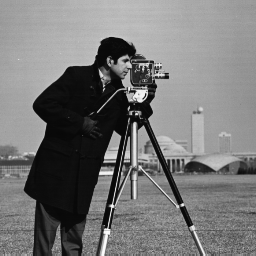
%> input picture Image Enhancement/cameraman.png, 256 x 256 px
$ octave LogarithmicTransformation.m   (GNU Octave 9; MATLAB toolbox functions it lacks are replaced by stand-ins)
%> lines starting %> are read from the running program, lines starting %| are printed output that depends on the picture
I=imread('cameraman.png');
%> I is the input picture: size 256x256 uint8; min 7, max 253, mean 118.7
figure;
imshow(I);
I=im2double(I);
%> I: size 256x256 double
[row,col]=size(I);
%> row = 256; col = 256
X=zeros(row,col);
c=2;
for i=1:row
    for j=1:col
        X(i,j)=c*log(1+I(i,j));
    end
end
% c=2
% X=log(1+I).*c;
figure;
imshow(X);
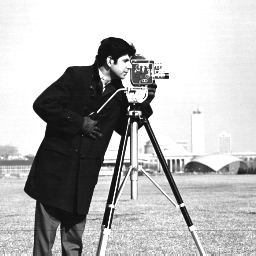
%> displayed picture: size 256x256, on the screen's scale of 0 to 255; min 14, max 255, mean 183.1
figure;
plot(I,X,'.r');
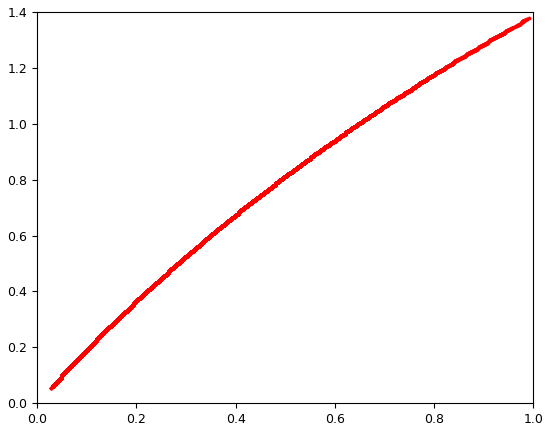
%> figure redrawn from the program's plot data
%%%%%%%%%%%%%%%%%%%%%Inverse LOG
c=2;
for i=1:row
    for j=1:col
        power= (I(i,j)/c);
        X(i,j)=exp(power)-1;
    end
end
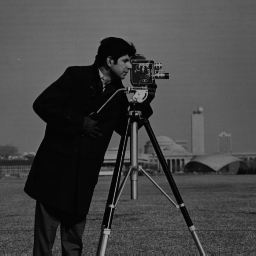
%> X: size 256x256 double; min 0.0138, max 0.642, mean 0.271
% X=(exp(I).^(1/c))-1;
figure;
imshow(X);
figure;
plot(I,X,'.r');
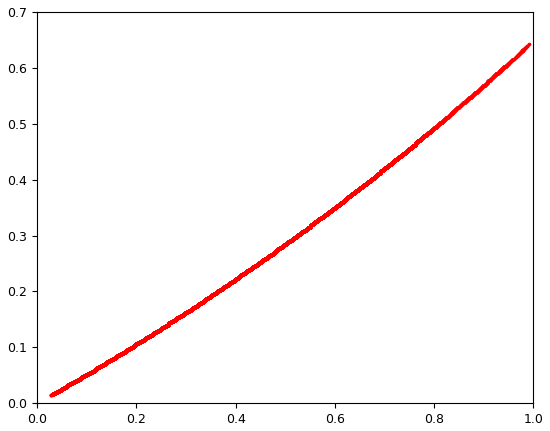
%> figure redrawn from the program's plot data
